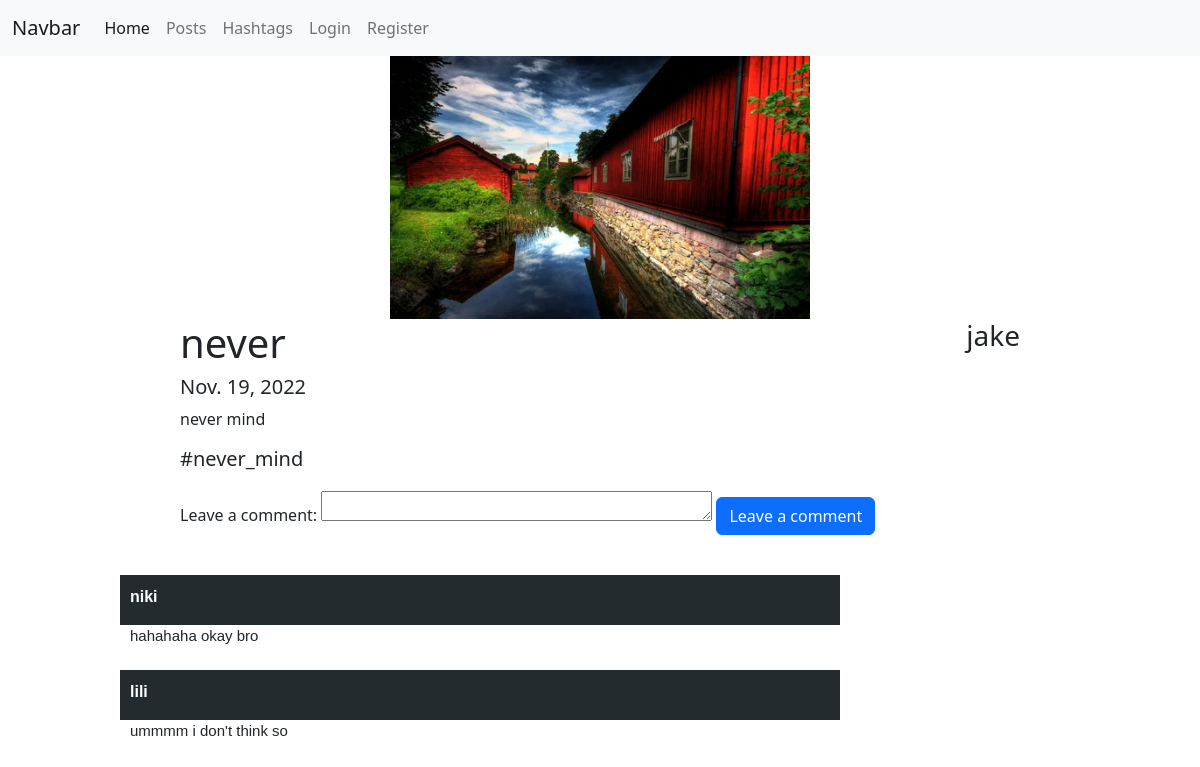
Screenshot of /posts/5/ with the database file from the repository.
### posts/models.py (models this page shows, shortened)
class Post(models.Model):
    author = models.ForeignKey(User, on_delete=models.CASCADE, null=True)
    title = models.CharField(max_length=255)
    image = models.ImageField()
    description = models.TextField()
    date = models.DateField()
    hashtag = models.ForeignKey(Hashtag, on_delete=models.CASCADE, null=True, related_name='posts')

class Hashtag(models.Model):
    title = models.CharField(max_length=255)
    meaning = models.TextField()

class Comment(models.Model):
    author = models.ForeignKey(User, on_delete=models.CASCADE)
    text = models.TextField()
    post = models.ForeignKey(Post, on_delete=models.CASCADE)

### posts/views.py (the view, shortened to what this page needs)
# urls.py: path('posts/<int:id>/', PostDetailView.as_view()),
class PostDetailView(ListView, CreateView):
    model = Comment
    template_name = 'posts/detail.html'
    form_class = CommentCreateForm
    queryset = Comment.objects.filter()
    def get(self, request, *args, **kwargs):
        post = Post.objects.get(id=kwargs['id'])
        context = {
            'post': post,
            'comments': self.model.objects.filter(post=kwargs['id']),
            'form': self.form_class,
            'user': get_user_from_request(self.request)
        }
        return render(request, self.template_name, context=context)

### users/utils.py (called while the page is built)
def get_user_from_request(request):
    return request.user if not request.user.is_anonymous else None

### templates/posts/detail.html (shortened to what this page needs)
{% extends 'layouts/main.html' %}
{% block content %}
    <div class="post">
        <div class="image">
            <img src="/media/{{ post.image }}/" alt="">
        </div>
        <div>
            <div style="display:flex; justify-content: space-between">
                <h1>{{ post.title }}</h1>
                <h3>{{ post.author.username }}</h3>
            </div>
            <h5>{{ post.date }}</h5>
            <div>
                <p>{{ post.description }}</p>
            </div>
            <h5>{{ post.hashtag.title }}</h5>
        </div>
    </div>
    <div class="create-comment">
        <form action="/posts/{{ post.id }}/" method="post">
            {{ form }}
            <input type="submit" class="btn btn-primary" value="Leave a comment">
        </form>
    </div>
    <div class="comments">
        {% for comment in comments %}
            <div class="comment">
                <div class="author">
                    <p> {{ comment.author.username }}</p>
                </div>
                <div>
                    <p class="text">{{ comment.text }}</p>
                </div>
            </div>
        {% endfor %}
    </div>
{% endblock %}

### templates/posts/detail.html (style rules this page uses)
.image> img { width: 50%; margin-left: 25%; }
.comments { width: 60%; margin-left: 10%; }
.comment { height: 50px; margin-bottom: 45px; background: #242b2e; padding: 10px; }
.author { color: #fff; flex: 18px; font-family: sans-serif; font-weight: bold; }
.text { font-size: 15px; font-family: sans-serif; }
.post { width: 70%; margin-left: 15%; }
.create-comment { width: 70%; margin-left: 15%; margin-bottom: 40px; margin-top: 20px; }
textarea { height: 30px; }

### rows the page displays
Post: image (picture), title "never", author.username "jake", date "Nov. 19, 2022", description "never mind", hashtag "#never_mind"
Comment: author.username "niki", text "hahahaha okay bro"
Comment: author.username "lili", text "ummmm i don't think so"
